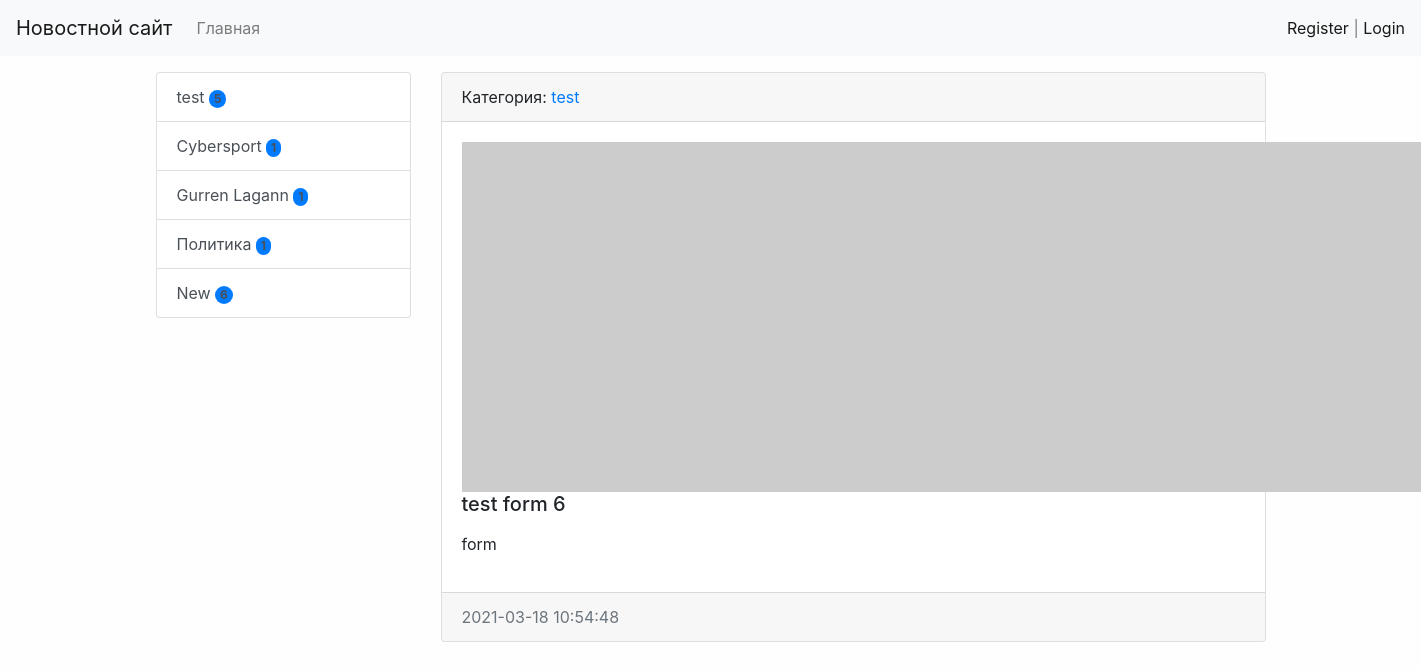
/news/16/, run on the app's committed database.
### news/models.py (models this page shows, shortened)
class Category(models.Model):
    title = models.CharField(max_length=150, db_index=True, verbose_name='Наименование категории')
    def get_absolute_url(self):
        return reverse('category', kwargs={"category_id": self.pk})
    def __str__(self):
        return self.title
    class Meta:
        verbose_name = 'Категория'
        verbose_name_plural = 'Категории'
        ordering = ['title']

class News(models.Model):
    title = models.CharField(max_length=150, verbose_name='Наименование')
    content = models.TextField(blank=True, verbose_name='Контент')
    created_at = models.DateTimeField(auto_now_add=True, verbose_name='Дата публикации')
    updated_at = models.DateTimeField(auto_now=True, verbose_name='Обновлено')
    photo = models.ImageField(upload_to='photos/%Y/%m/%d/', verbose_name='Фото', blank=True)
    is_published = models.BooleanField(default=True, verbose_name='Опубликовано')
    category = models.ForeignKey('Category', on_delete=models.PROTECT,
                                 verbose_name='Категория')
    class Meta:
        verbose_name = 'Новость'
        verbose_name_plural = 'Новости'
        ordering = ['-created_at']

### news/views.py (the view)
# urls.py: path('news/<int:pk>/', ViewNews.as_view(), name='view_news'),
class ViewNews(DetailView):
    model = News
    context_object_name = 'news_item'

### news/templatetags/news_tags.py (called while the page is built)
@register.inclusion_tag('news/list_categories.html')
def show_categories(arg1='Hello', arg2='world'):
    categories = Category.objects.annotate(cnt=Count('news', filter=F('news__is_published'))).filter(cnt__gt=0)
    return {"categories": categories, "arg1": arg1, "arg2": arg2}

### news/templates/news/news_detail.html (shortened to what this page needs)
{% extends 'base.html' %}
{% block sidebar %}
{% include 'inc/_sidebar.html' %}
{% endblock %}
{% block content %}
<div class="card mb-3">
    <div class="card-header">
        Категория: <a href="{{ news_item.category.get_absolute_url }}">{{ news_item.category }}</a>
    </div>
    <div class="card-body">
        {% if item.photo %}
        <img src="{{ news_item.photo.url }}" alt="" width="350" class="float-left mr-3">
        {% else %}
        <img src="https://picsum.photos/id/1060/350/235/?blur=2" alt="" class="float-left mr-3">
        {% endif %}
        <h5 class="card-title">{{ news_item.title }}</h5>
        <p class="card-text">{{ news_item.content|safe|linebreaks }}</p>
    </div>
    <div class="card-footer text-muted">
        {{ news_item.created_at|date:"Y-m-d H:i:s" }}
    </div>
</div>
{% endblock %}

### news/templates/news/list_categories.html
<div class="list-group">
    {% for item in categories %}
    <a href="{{ item.get_absolute_url }}" class="list-group-item
    list-group-item-action">{{ item.title }}  <span class="badge bg-primary
    rounded-pill">{{ item.cnt }}</span></a>
    {% endfor %}
</div>

### mysite/static/css/style.css (style rules this page uses)
body { background-color: #fefefe; }

### data on the page
Category: title "test", cnt "5"
Category: title "Cybersport", cnt "1"
Category: title "Gurren Lagann", cnt "1"
Category: title "Политика", cnt "1"
Category: title "New", cnt "6"
News: category "test", title "test form 6", content "form", created_at "2021-03-18 10:54:48"
